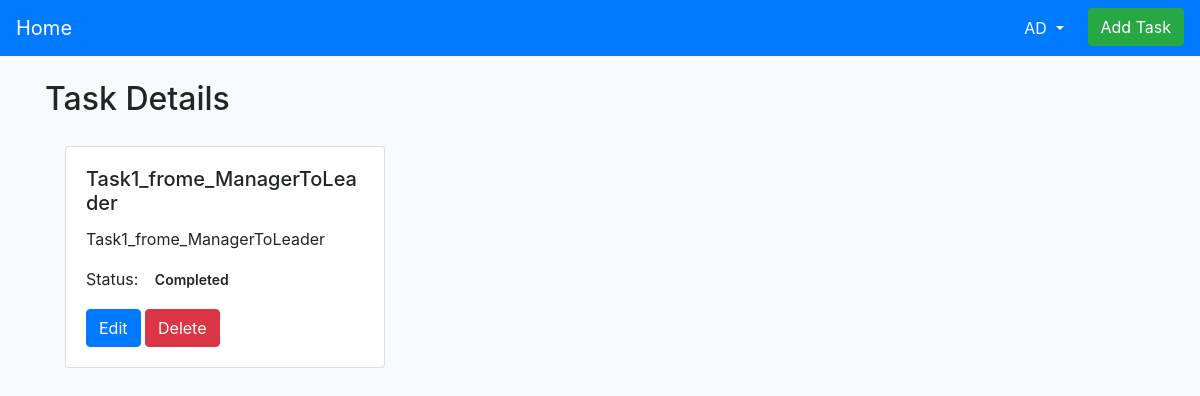
Page /show_task/5/ (signed in) on the earlier database version.
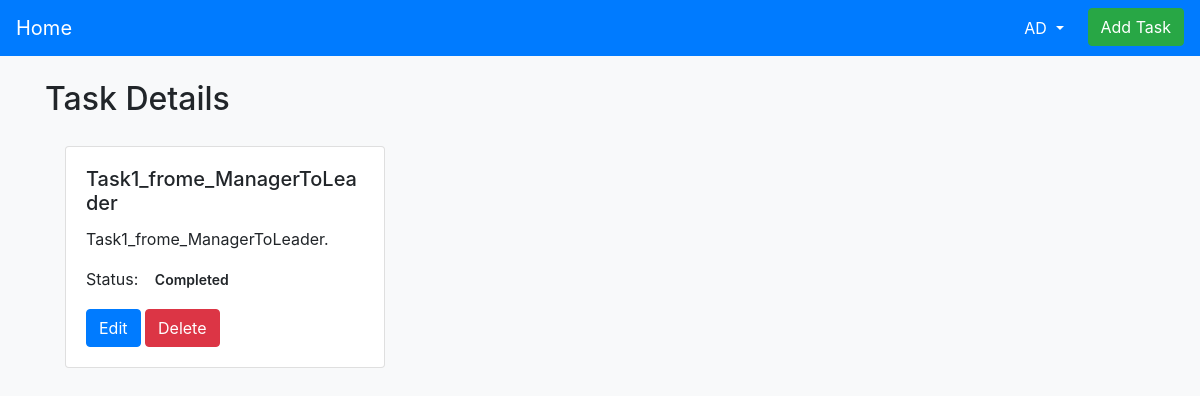
Same page on the later database version.
### hierarchy/models.py (models this page shows)
class Task(models.Model):
    STATUS_CHOICES = [
        ('In Progress', 'In Progress'),
        ('Ready for test', 'Ready for test'),
        ('Completed', 'Completed'),
    ]
    name=models.CharField(max_length=50)
    task_description = models.TextField()
    assigned_to = models.ForeignKey(User, on_delete=models.CASCADE)
    status = models.CharField(max_length=20, choices=STATUS_CHOICES)
    approved = models.BooleanField(default=False)

### hierarchy/views.py (the view)
# urls.py: path('show_task/<int:pk>/',views.show_task, name='show_task'),
@login_required
def show_task(request,pk):
    x=User.objects.get(pk=pk)
    queryset = Task.objects.filter(assigned_to=x)
    return render(request,'show_task.html',{'tasks':queryset,'pk':pk})

### hierarchy/templates/show_task.html (shortened to what this page needs)
<!DOCTYPE html>
{% load static %}
<html lang="en">
<head>
    <link rel="stylesheet" href="https://cdn.jsdelivr.net/npm/bootstrap@4.0.0/dist/css/bootstrap.min.css">
    <link rel="stylesheet" type="text/css" href="{% static 'css/show_task.css' %}">
</head>
<body>
  <nav class="navbar navbar-expand-lg navbar-dark">
    {% if role == 'Team Leader' %}
    <a class="navbar-brand" href="{% url 'Leader' %}">Home</a>
    {% else %}
    <a class="navbar-brand" href="{% url 'Manager' %}">Home</a>
    {% endif %}
    <div class="collapse navbar-collapse" id="navbarNav">
        <ul class="navbar-nav ml-auto">
            <li class="nav-item dropdown">
                <a class="nav-link dropdown-toggle" href="#" id="navbarDropdownMenuLink" role="button" data-toggle="dropdown" aria-haspopup="true" aria-expanded="false">
                    {{ request.user.username }}
                </a>
            </li>
            <li class="nav-item">
                <a href="{% url 'add_task' pk %}" class="btn btn-success ml-3">Add Task</a>
            </li>
        </ul>
    </div>
</nav>
<div class="container">
    <h2 class="mt-4">Task Details</h2>
    {% for task in tasks %}
    {% if task.approved == True %}
    <div class="card">
        <div class="card-body">
            <h5 class="card-title">{{ task.name }}</h5>
            <p class="card-text">{{ task.task_description }}</p>
            <p class="card-text">Status:
                <span class="badge badge-{{ task.status|lower }}">{{ task.status }}</span>
            </p>
            <a href="{% url 'edit_task' task.id %}" class="btn btn-primary">Edit</a>
            <a href="{% url 'delete_task' task.id %}" class="btn btn-danger">Delete</a>
        </div>
    </div>
    {% endif %}
    {% endfor %}
</div>
</body>
</html>

Differences in the rows shown:
changed Task "Task1_frome_ManagerToLeader": task_description "Task1_frome_ManagerToLeader" → "Task1_frome_ManagerToLeader."
